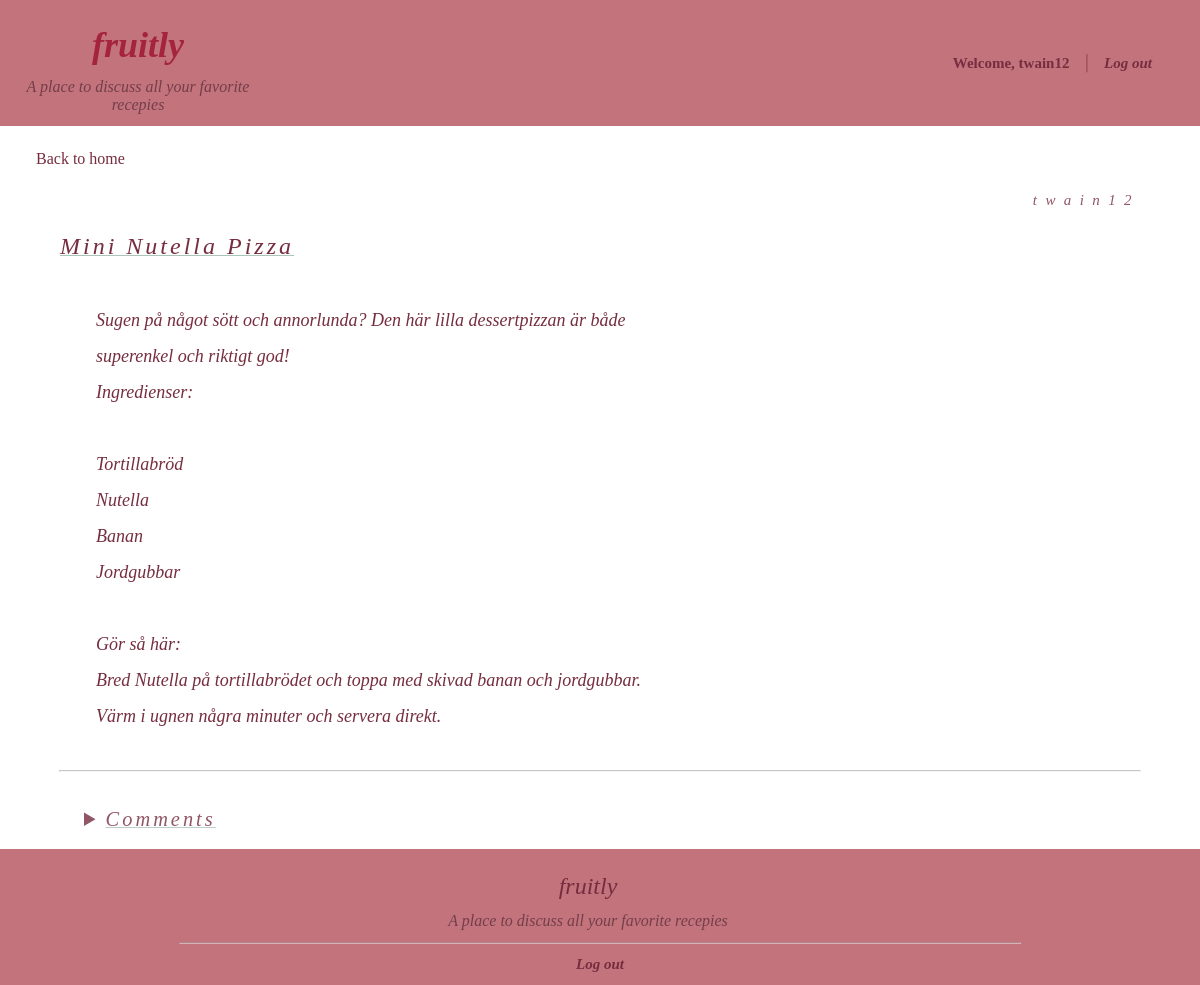
The app's page /post.php?id=4 (signed in) with its own data.
### tables this page shows
CREATE TABLE posts (
id INTEGER PRIMARY KEY AUTOINCREMENT,
title TEXT NOT NULL,
content TEXT NOT NULL,
user_id INTEGER NOT NULL,
FOREIGN KEY (user_id) REFERENCES users(id)
);

CREATE TABLE users(
id INTEGER PRIMARY KEY AUTOINCREMENT,
username TEXT NOT NULL UNIQUE,
email TEXT NOT NULL UNIQUE,
password TEXT NOT NULL
);

### Include/model/DB.php (called while the page is built)
<?php
class DB
{
    private $pdo;
    public function __construct($path)
    {
        $this->pdo = new PDO('sqlite:' . $path);
    }
    public function getConnection()
    {
        return $this->pdo;
    }
}

### Include/model/Post.php (called while the page is built, shortened)
<?php
class Post
{
    public static function getById($db, $id)
    {
        $stmt = $db->getConnection()->prepare('SELECT posts.*, users.username
        FROM posts
        JOIN users ON posts.user_id = users.id
        WHERE posts.id = ?');
        $stmt->execute([$id]);
        $post = $stmt->fetch();
        return $post;
    }
}

### post.php (the view, shortened to what this page needs)
<?php require_once './Include/Bootstraps.php'; ?>
<?php
$id = $_GET['id'];
$post = Post::getById($db, $id);?>
<!DOCTYPE html>
<html lang="en">
<head>
    <link rel="stylesheet" href="style/headerstyle.css">
    <link rel="stylesheet" href="style/footerstyle.css">
    <link rel="stylesheet" href="style/post.css">
    <link rel="stylesheet" href="style/comments.css">
</head>
<body>
    <?php include './Include/View/header.php' ?>
    <?php include './Include/View/post.php' ?>
    <?php include './Include/View/footer.php' ?>
</body>
</html>

### Include/View/post.php (shortened to what this page needs)
<?php
$id = $_GET['id'];
$post = Post::getById($db, $id);
?>
<body>
    <a href="home.php" class="back_button">
        <p class="back_text">
            Back to home
        </p>
    </a>
    <div>
        <p class="post_name">
            <?= $post['username'] ?>
        </p>
    </div>
    <div>
        <p class="post_title">
            <?= $post['title'] ?>
        </p>
    </div>
    <div class="content_box">
        <p class="post_content">
            <?= nl2br(htmlspecialchars($post['content'])) ?>
        </p>
    </div>
    <hr class="divider">
    <details>
        <summary>
            Comments
        </summary>
    </details>
</body>

### style/headerstyle.css (style rules this page uses)
.clearfix::after { content: ""; clear: both; display: table; }
* { margin: 0%; }

### style/footerstyle.css (style rules this page uses)
* { margin: 0%; }

### style/post.css (style rules this page uses)
.post_name { font-size: 1.25vw; font-style: italic; color: #762D3F; letter-spacing: 0.7vw; margin: 2vw 5vw 2vw 5vw; opacity: 80%; cursor: default; text-align: right; }
.post_title { font-size: 2vw; font-style: italic; color: #762D3F; letter-spacing: 0.25vw; padding-bottom: 1.5vw; padding-left: 5vw; text-decoration-line: underline; text-decoration-style: solid; text-decoration-color: #ABC4BA; text-decoration-thickness: 0.1vw; cursor: default; }
.post_content { font-size: 1.5vw; color: #762D3F; font-style: oblique; padding-left: 2vw; line-height: 200%; cursor: default; }
.content_box { width: 50vw; margin-left: 6vw; margin-top: 2vw; margin-bottom: 3vw; }
details>summary { font-size: 1.7vw; font-style: italic; color: #762D3F; letter-spacing: 0.25vw; padding-bottom: 1.5vw; padding-left: 7vw; margin-top: 3vw; text-decoration-line: underline; text-decoration-style: solid; text-decoration-color: #ABC4BA; opacity: 80%; text-decoration-thickness: 0.1vw; cursor: pointer; }
.divider { color: #ABC4BA; opacity: 55%; width: 90%; margin: auto; }

### style/comments.css (style rules this page uses)
::placeholder { letter-spacing: 7%; color: #762D3F; font-style: oblique; font-family: 'Times New Roman', Times, serif; font-size: 1.2vw; }
.divider { color: #ABC4BA; opacity: 55%; width: 90%; margin: auto; }
.back_text { transition: all 0.5s; cursor: pointer; display: inline-block; position: relative; padding-left: 3vw; color: #762D3F; margin-top: 2vw; }
.back_text::after { content: "←"; position: absolute; opacity: 0; left: 2vw; transition: 0.5s; }

### records on screen
posts: user.username "twain12", title "Mini Nutella Pizza", content "Sugen på något sött och annorlunda? Den här lilla dessertpizzan är både superenkel och riktigt god! Ingredienser: Tortillabröd Nutella Banan Jordgubbar Gör så här: Bred Nutella på tortillabrödet och toppa med skivad banan och jordgubbar. Värm i ugnen några minuter och servera direkt."

### other values on screen
$_SESSION['user']['username'] "twain12"
